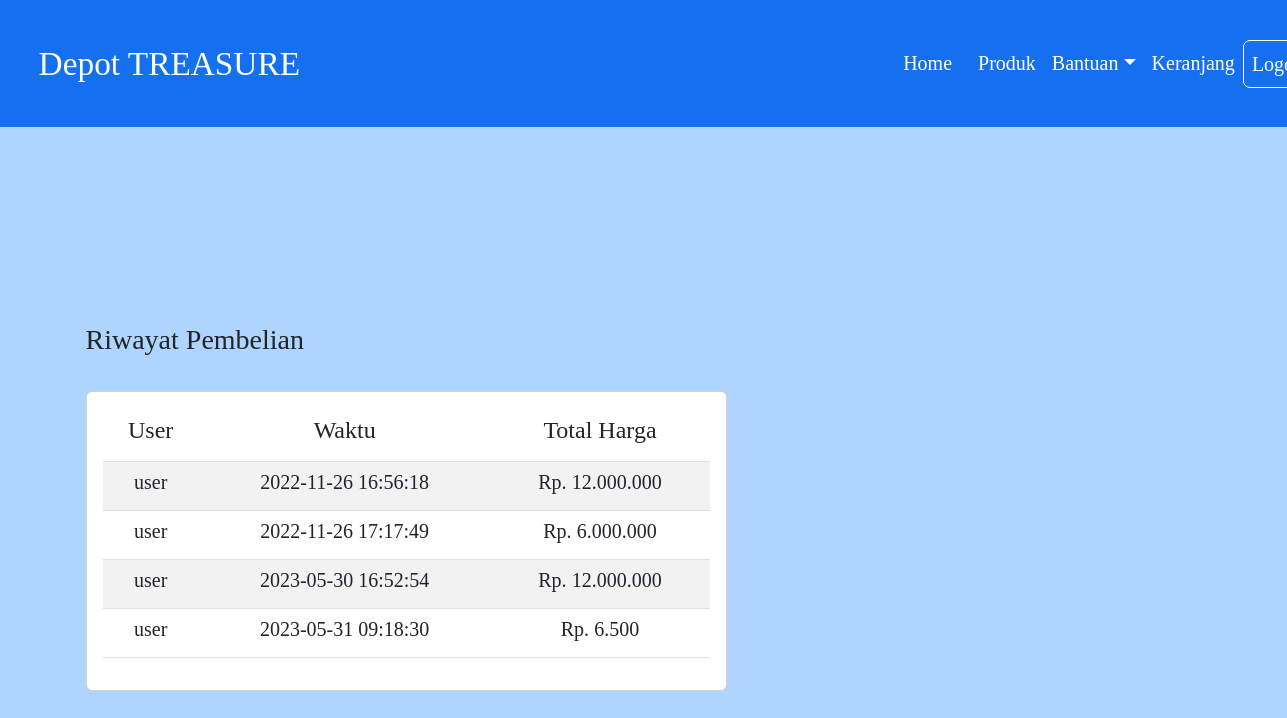
/riwayat.php (signed in), run on the app's committed database.
### tables this page shows
CREATE TABLE `orderstatus` (
  `orderstatusid` int(11) NOT NULL,
  `waktu` datetime NOT NULL,
  `username` varchar(20) NOT NULL,
  `total_harga` int(10) NOT NULL
);

### riwayat.php (the view, shortened to what this page needs)
<html>
<head>
	<link href="https://cdn.jsdelivr.net/npm/bootstrap@5.2.1/dist/css/bootstrap.min.css" rel="stylesheet">
</head>
<body style="height: 70%; margin-bottom: 5%;background-color: #afd4fd; ">
	<nav class="navbar navbar-expand-lg" style="background-color: #1570ef; margin-bottom: 100px;" >
		  <div class="container-fluid" style="padding:2% 0 2% 0%; font-size: 15pt">
		    <a class="navbar-brand" href="#" style="color: white; padding-left: 3%;font-size: 25pt;">Depot TREASURE</a>
		    <div class="collapse navbar-collapse" id="navbarNavDropdown" style="padding-left: 45%">
		      <ul class="navbar-nav">
		        <li class="nav-item">
		          <a class="nav-link active" aria-current="page" href="home.php" style="color: white; margin-right: 10px;">Home</a>
		        </li>
		        <li class="nav-item">
		          <a class="nav-link" href="index_user.php" style="color: white">Produk</a>
		        </li>
		        <li class="nav-item dropdown">
		          <a class="nav-link dropdown-toggle" href="#" role="button" data-bs-toggle="dropdown" aria-expanded="false" style="color: white">Bantuan</a>
		        </li>
                 <li class="nav-item">
                    <a class="nav-link" href="keranjang.php" style="color: white;">Keranjang</a>
                </li>
		       <li class="nav-item">
		        	<a class="nav-link" href="logout.php" style="color: white; background-color:#1570ef; border:1px solid white; border-radius: 7px;">Logout</a>
		        </li>
		      </ul>
		    </div>
		  </div>
		</nav>
       <section class="vh-100">
        <div class="container text-start pt-5">
            <div class="row pt-5">
                <div class="col-7">
                    <h3>Riwayat Pembelian</h3>
                    <div class="form-check">
                    </div>
                    <div class="card">
                        <div class="card-body">
                            <table class="table table-striped table-hover text-center">
                                <thead>
                                    <tr>
                                        <th scope="col">
                                            <h4>User</h4>
                                        </th>
                                        <th scope="col">
                                            <h4>Waktu</h4>
                                        </th>
                                        <th scope="col">
                                            <h4>Total Harga</h4>
                                        </th>
                                    </tr>
                                </thead>
                                <tbody>
                                    <?php
                                    include('koneksi.php');
                                    $username = $_SESSION['username'];
                                    $sql = "SELECT * FROM orderstatus where username='$username';";
                                    $query    = mysqli_query($connect, $sql);
                                    while ($data = mysqli_fetch_array($query)) {
                                    ?>
                                        <tr>
                                            <td>
                                                <h5><?= $data['username'] ?></h5>
                                            </td>
                                            <td>
                                                <h5><?= $data['waktu'] ?></h5>
                                            </td>
                                            <td>
                                                <h5>Rp. <?= number_format($data['total_harga'], 0, "", ".") ?></h5>
                                            </td>
                                        </tr>
                                    <?php
                                    }
                                    ?>
                                </tbody>
                            </table>
                        </div>
                    </div>
                </div>
    </section>
</body>
</html>

### riwayat.php (style rules this page uses)
* { font-family: 'Poppins'; }

### data on the page
orderstatus: username "user", waktu "2022-11-26 16:56:18", total_harga "12.000.000"
orderstatus: username "user", waktu "2022-11-26 17:17:49", total_harga "6.000.000"
orderstatus: username "user", waktu "2023-05-30 16:52:54", total_harga "12.000.000"
orderstatus: username "user", waktu "2023-05-31 09:18:30", total_harga "6.500"
